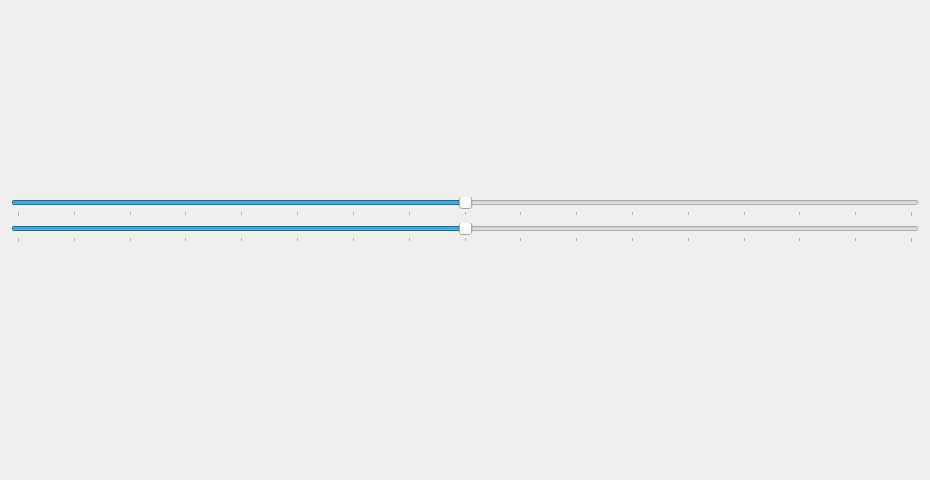
<?xml version="1.0" encoding="UTF-8"?>
<ui version="4.0">
 <class>Form</class>
 <widget class="QWidget" name="Form">
  <property name="geometry">
   <rect>
    <x>0</x>
    <y>0</y>
    <width>930</width>
    <height>480</height>
   </rect>
  </property>
  <property name="windowTitle">
   <string>Form</string>
  </property>
  <layout class="QVBoxLayout" name="verticalLayout_2">
   <item>
    <layout class="QVBoxLayout" name="verticalLayout">
     <item>
      <spacer name="verticalSpacer_2">
       <property name="orientation">
        <enum>Qt::Vertical</enum>
       </property>
       <property name="sizeHint" stdset="0">
        <size>
         <width>20</width>
         <height>40</height>
        </size>
       </property>
      </spacer>
     </item>
     <item>
      <widget class="QSlider" name="sld_right">
       <property name="minimum">
        <number>-8</number>
       </property>
       <property name="maximum">
        <number>8</number>
       </property>
       <property name="singleStep">
        <number>1</number>
       </property>
       <property name="orientation">
        <enum>Qt::Horizontal</enum>
       </property>
       <property name="tickPosition">
        <enum>QSlider::TicksBelow</enum>
       </property>
       <property name="tickInterval">
        <number>1</number>
       </property>
      </widget>
     </item>
     <item>
      <widget class="QSlider" name="sld_left">
       <property name="minimum">
        <number>-8</number>
       </property>
       <property name="maximum">
        <number>8</number>
       </property>
       <property name="orientation">
        <enum>Qt::Horizontal</enum>
       </property>
       <property name="tickPosition">
        <enum>QSlider::TicksBelow</enum>
       </property>
       <property name="tickInterval">
        <number>1</number>
       </property>
      </widget>
     </item>
     <item>
      <layout class="QHBoxLayout" name="horizontalLayout_2">
       <item>
        <widget class="QLabel" name="lbl_des_l">
         <property name="text">
          <string/>
         </property>
         <property name="alignment">
          <set>Qt::AlignCenter</set>
         </property>
        </widget>
       </item>
       <item>
        <widget class="QLabel" name="lbl_des_r">
         <property name="text">
          <string/>
         </property>
         <property name="alignment">
          <set>Qt::AlignCenter</set>
         </property>
        </widget>
       </item>
      </layout>
     </item>
     <item>
      <spacer name="verticalSpacer">
       <property name="orientation">
        <enum>Qt::Vertical</enum>
       </property>
       <property name="sizeHint" stdset="0">
        <size>
         <width>20</width>
         <height>40</height>
        </size>
       </property>
      </spacer>
     </item>
     <item>
      <layout class="QHBoxLayout" name="horizontalLayout">
       <item>
        <widget class="QLabel" name="lbl_left">
         <property name="maximumSize">
          <size>
           <width>16777215</width>
           <height>30</height>
          </size>
         </property>
         <property name="text">
          <string/>
         </property>
         <property name="alignment">
          <set>Qt::AlignCenter</set>
         </property>
        </widget>
       </item>
       <item>
        <widget class="QLabel" name="lbl_status">
         <property name="maximumSize">
          <size>
           <width>16777215</width>
           <height>30</height>
          </size>
         </property>
         <property name="text">
          <string/>
         </property>
         <property name="alignment">
          <set>Qt::AlignCenter</set>
         </property>
        </widget>
       </item>
       <item>
        <widget class="QLabel" name="lbl_right">
         <property name="maximumSize">
          <size>
           <width>16777215</width>
           <height>30</height>
          </size>
         </property>
         <property name="text">
          <string/>
         </property>
         <property name="alignment">
          <set>Qt::AlignCenter</set>
         </property>
        </widget>
       </item>
      </layout>
     </item>
    </layout>
   </item>
  </layout>
 </widget>
 <resources/>
 <connections/>
</ui>
